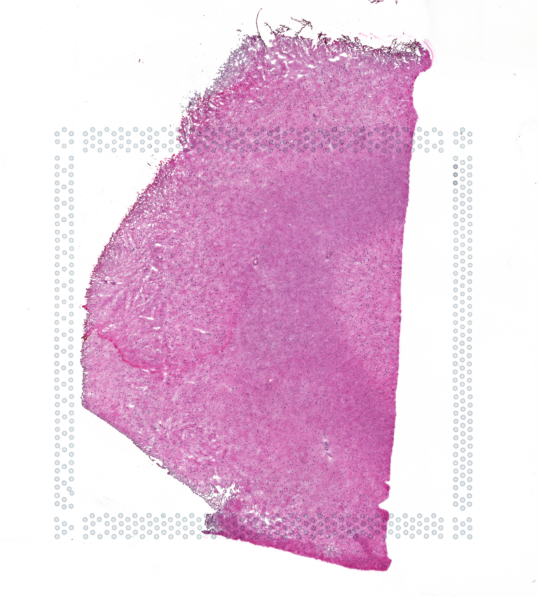
#> input picture images/HC_BN1762_MTG_VisiumST_batch25_rep1.tiff, 542 x 600 px
$ python -i FilterDots_HoughLine.py   (imports and definitions only)
#> lines starting #> are read from the running program, lines starting #| are printed output that depends on the picture; after the words box and inside, x2 and y2 are one past the last pixel; in counts of white or black regions, pixels touching at a corner belong together
import os
import cv2
import numpy as np


def filter_dots_houghline(image_file):
    image = cv2.imread(image_file)
#> image is the input picture: shape (600, 542, 3); mean B, G, R 224.5, 201.8, 233

    gray = cv2.cvtColor(image, cv2.COLOR_BGR2GRAY)
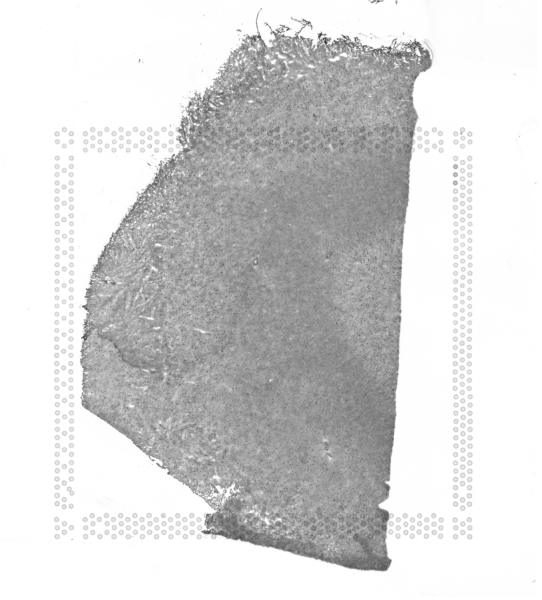
#> gray: shape (600, 542); min 49, max 255, mean 213.7

    # Apply adaptive threshold
    thresh = cv2.adaptiveThreshold(gray, 255, cv2.ADAPTIVE_THRESH_MEAN_C,cv2.THRESH_BINARY, 81, 2)
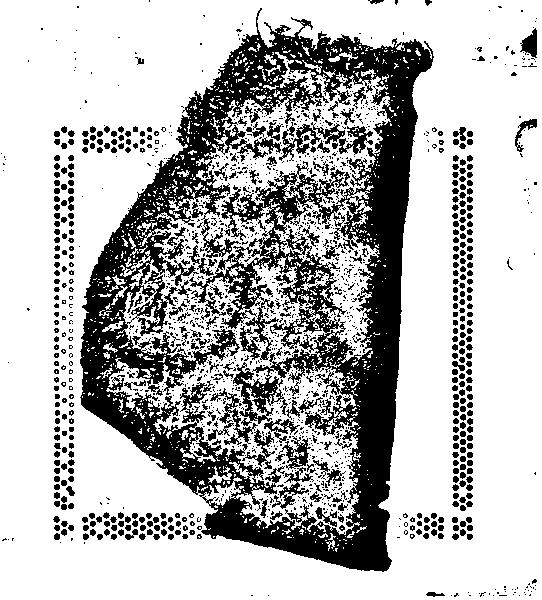
#> thresh: shape (600, 542); 71.9% white; 1584 black regions (1164 under 20 px), largest, box (x1, y1, x2, y2) and area: (80, 8, 434, 572) 69674, (279, 122, 373, 161) 1218, (206, 388, 258, 445) 712

    # 高斯模糊，减少噪声
    """
    增加 sigmaX 可以增加模糊程度，但可能会增加噪声
    增加 ksize 可能增加检测到的圆的数量，可能会导致误检测
    """
    blurred = cv2.GaussianBlur(thresh, (3, 3), 2)
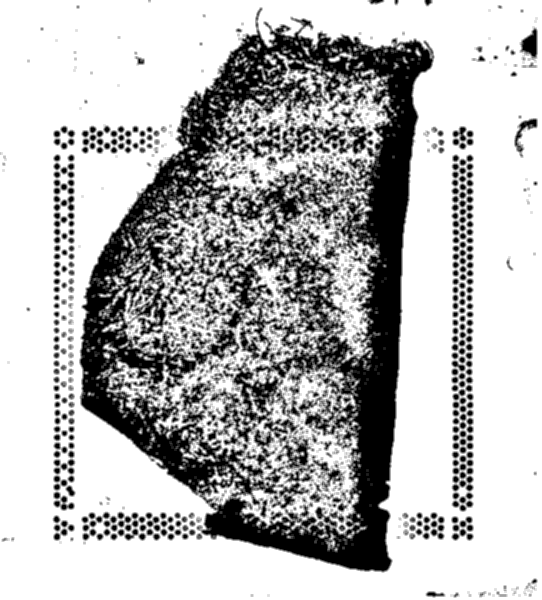
#> blurred: shape (600, 542); min 0, max 255, mean 183.2

    # Detect circles using HoughCircles
    """
    参数调整建议
    如果 检测不到圆：
        降低 param2（如 30 -> 20）。
        增加 minDist，防止过多重复检测。
    如果 检测到了很多误检：
        增加 param2（如 30 -> 50）。
        限制 minRadius 和 maxRadius 以避免非目标圆。

    检测不到 dot frame：
        增大 dp（如 1.2 -> 1.5）
    检测到了很多外部圆：
        减小 dp（如 1.2 -> 0.6）
    """
    circles = cv2.HoughCircles(blurred, cv2.HOUGH_GRADIENT, dp=0.6, minDist=3,param1=50, param2=10, minRadius=0, maxRadius=3)
#> circles = 357 rows, first 8: [56.5, 527.5, 2.4], [63.5, 186.5, 2.4], [63.5, 202.5, 2.4], [63.5, 219.5, 2.4], [63.5, 301.5, 2.4], [63.5, 482.5, 2.4], [99.5, 133.5, 2.4], [99.5, 536.5, 2.4]

    # 确保检测到圆点
    all_circle_points = []
    if circles is not None:
        circles = np.uint16(np.around(circles[0, :]))
#> circles = 357 rows, first 8: [56, 528, 2], [64, 186, 2], [64, 202, 2], [64, 220, 2], [64, 302, 2], [64, 482, 2], [100, 134, 2], [100, 536, 2]
        all_circle_points = [(x, y) for x, y, r in circles]
#> all_circle_points = 357 pairs, first value 4 to 522, second value 6 to 536

    # 创建输出图像
    output = image.copy()
    filtered_points = []

    # 第二步：使用所有检测到的圆点来进行霍夫线变换
    if all_circle_points:
        # 创建一个黑色背景，用于存放圆点
        dot_mask = np.zeros_like(gray)

        # 画出所有检测到的圆点
        for (x, y) in all_circle_points:
            cv2.circle(dot_mask, (x, y), 2, (255, 255, 255), -1)
#> this loop made 357 passes
#> (x, y) on passes 1 to 3: (56, 528), (64, 186), (64, 202)
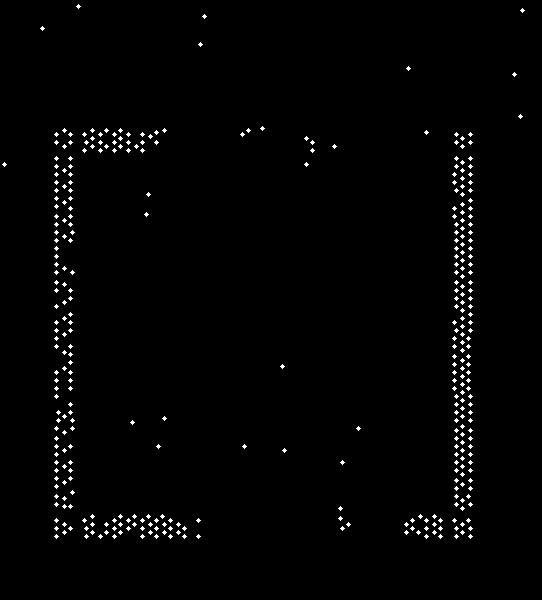
#> dot_mask: shape (600, 542); 1.4% white in thin lines or dots, all inside (x1, y1, x2, y2) = (2, 4, 525, 539)

        # 进行边缘检测
        edges = cv2.Canny(dot_mask, 50, 150, apertureSize=3)
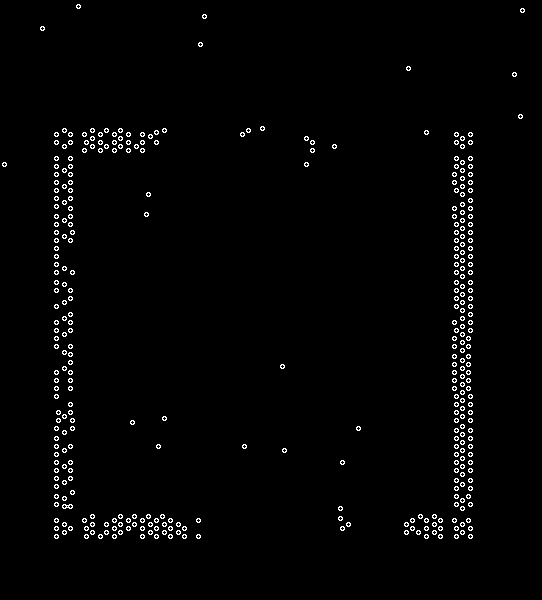
#> edges: shape (600, 542); 1.8% white in thin lines or dots, all inside (x1, y1, x2, y2) = (2, 4, 525, 539)

        # 霍夫线变换
        """
        参数调整建议
        1. rho 和 theta
            rho=1，theta=np.pi/180 适用于大多数情况（像素单位和 1° 分辨率）
            如果检测结果太密集，可以增大 rho 或 theta 以减少噪声。
        2. threshold
            值大（如 100） → 只检测最明显的直线（减少误检）。
            值小（如 20） → 也会检测较弱的直线（可能有噪声）。
        3. minLineLength
            这个值控制最短要检测的直线长度，防止碎片化。
            例如：在 Visium dot frame 上，你可以调大（如 100），避免检测短的噪声线段。
        4. maxLineGap
            允许断续的线段连接，适用于点阵结构。
            如果线条断裂但应该连在一起，可以适当增大，比如 20。
        """
        lines = cv2.HoughLinesP(edges, rho=1, theta=np.pi/180, threshold=20, minLineLength=10, maxLineGap=20)
#> lines = 104 rows, first 6: [463, 534, 463, 136], [469, 538, 469, 132], [461, 534, 461, 136], [455, 538, 455, 132], [55, 538, 55, 426], [57, 348, 57, 132]

        # 存储检测到的直线
        frame_lines = []
        if lines is not None:
            for line in lines:
                x1, y1, x2, y2 = line[0]
                frame_lines.append([(x1, y1), (x2, y2)])
                cv2.line(output, (x1, y1), (x2, y2), (0, 255, 0), 2)  # 绿色线条
#> this loop made 104 passes
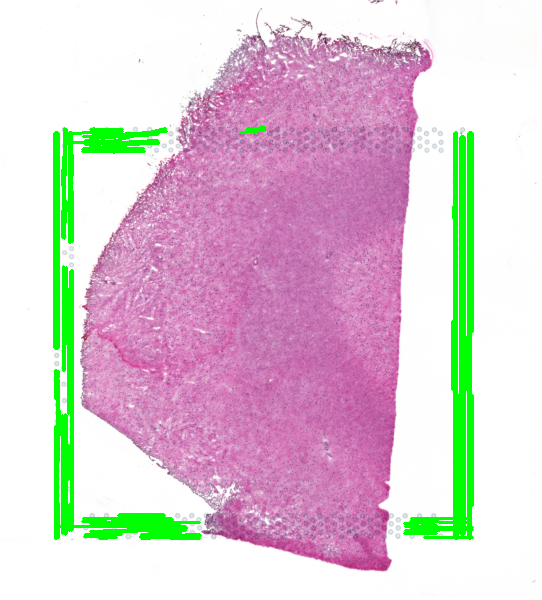
#> output: shape (600, 542, 3); 5.97% of pixels changed, all inside (x1, y1, x2, y2) = (53, 126, 474, 540)
#> after the loop, frame_lines = 104 items

        # **寻找四边形框架**
        frame_points = np.array(all_circle_points)
#> frame_points has the same summary as all_circle_points
        x_min, y_min = np.min(frame_points, axis=0)
#> x_min = 4; y_min = 6
        x_max, y_max = np.max(frame_points, axis=0)
#> x_max = 522; y_max = 536

        # **第三步：筛选出真正属于 frame 的点**

        for (x, y) in all_circle_points:
            # 计算点到所有霍夫线的最小距离
            min_dist = float("inf")
            closest_segment = None

            for (x1, y1), (x2, y2) in frame_lines:
                # 计算点到直线的垂直距离
                distance = abs((y2 - y1) * x - (x2 - x1) * y + x2 * y1 - y2 * x1) / \
                           np.sqrt((y2 - y1) ** 2 + (x2 - x1) ** 2)

                # 记录最近的线段
                if distance < min_dist:
                    min_dist = distance
                    closest_segment = [(x1, y1), (x2, y2)]

            # 约束 1：点必须在外接矩形内（避免远离 frame 的点被误识别）
            if not (x_min <= x <= x_max and y_min <= y <= y_max):
                continue  # 直接跳过这个点

            # 约束 2：点可以在线段上，也可以稍微超出线段（frame 上）
            if closest_segment:
                x1, y1 = closest_segment[0]
                x2, y2 = closest_segment[1]

                # 计算点在线段的投影
                dot_product = (x - x1) * (x2 - x1) + (y - y1) * (y2 - y1)
                segment_length_sq = (x2 - x1) ** 2 + (y2 - y1) ** 2

                # 允许点在线段的外部延长线上 **但误差要小**
                if -30 <= dot_product <= segment_length_sq + 30:  # 允许稍微超出
                    filtered_points.append((x, y, 3))
                    cv2.circle(output, (x, y), 3, (0, 0, 255), -1)  # 红色点表示保留的点
#> this loop made 357 passes
#> (x, y, x1, y1, x2, y2, dot_product) on passes 1 to 8: (56, 528, 56, 348, 56, 132, -38880), (64, 186, 64, 238, 64, 204, 1768), (64, 202, 64, 238, 64, 204, 1224), (64, 220, 64, 238, 64, 204, 612), (64, 302, 64, 238, 64, 204, -2176), (64, 482, 64, 238, 64, 204, -8296), (100, 134, 83, 136, 166, 131, 1421), (100, 536, 148, 533, 180, 531, -1542)
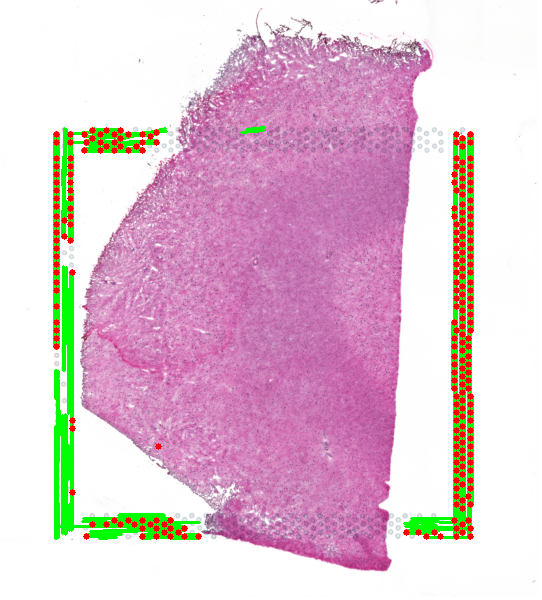
#> output: shape (600, 542, 3); 2.1% of pixels changed, all inside (x1, y1, x2, y2) = (53, 127, 474, 540)

    return filtered_points, output

    # # 显示最终结果
    # cv2.imshow("Filtered Dot Frame", output)
    # cv2.waitKey(0)
    # cv2.destroyAllWindows()

>>> result = filter_dots_houghline('../images/HC_BN1762_MTG_VisiumST_batch25_rep1.tiff')

$ run again, on images/HC_BN1817_MTG_VisiumST_batch14_rep1.tiff
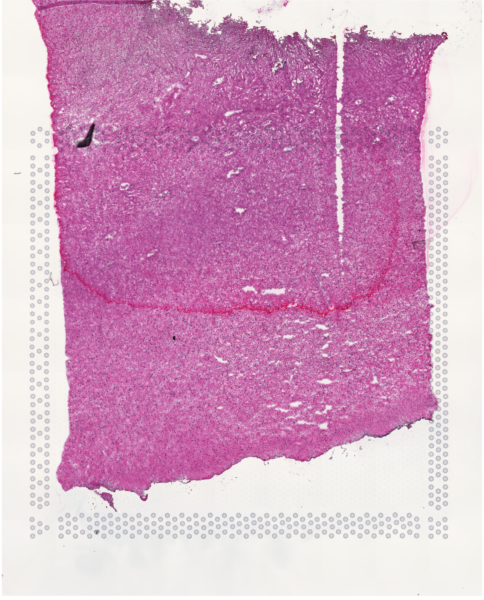
#> input picture images/HC_BN1817_MTG_VisiumST_batch14_rep1.tiff, 484 x 600 px
#> in filter_dots_houghline, image is the input picture: shape (600, 484, 3); mean B, G, R 195.1, 163.2, 211.9
#> in filter_dots_houghline, `thresh = cv2.adaptiveThreshold(gray, 255, cv2.ADAPTIVE_THRESH_MEAN_C,c..`:
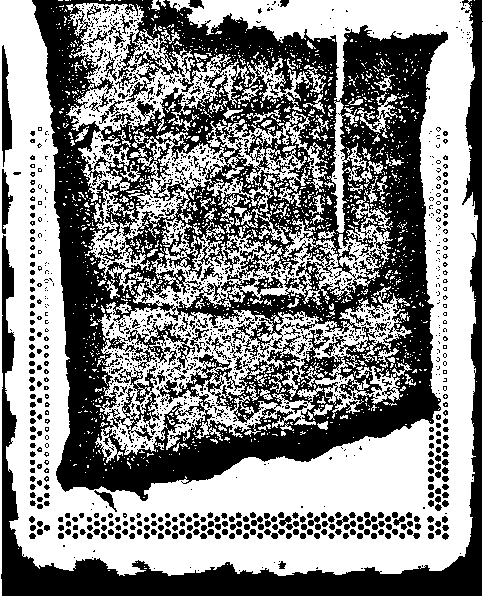
#> thresh: shape (600, 484); 53.4% white; 1412 black regions (1104 under 20 px), largest, box (x1, y1, x2, y2) and area: (32, 0, 448, 501) 97235, (1, 0, 483, 596) 22009, (2, 45, 12, 167) 755
#> in filter_dots_houghline, `circles = cv2.HoughCircles(blurred, cv2.HOUGH_GRADIENT, dp=0.6, minDis..`: circles = 305 rows, first 8: [31.5, 346.5, 2.4], [39.5, 128.5, 2.4], [39.5, 202.5, 2.4], [110.5, 531.5, 2.4], [153.5, 531.5, 2.4], [160.5, 527.5, 2.4], [167.5, 523.5, 2.4], [167.5, 531.5, 2.4]
#> in filter_dots_houghline, `circles = np.uint16(np.around(circles[0, :]))`: circles = 305 rows, first 8: [32, 346, 2], [40, 128, 2], [40, 202, 2], [110, 532, 2], [154, 532, 2], [160, 528, 2], [168, 524, 2], [168, 532, 2]
#> all_circle_points = 305 pairs, first value 32 to 446, second value 10 to 550
#> the loop in filter_dots_houghline, `for (x, y) in all_circle_points:` made 305 passes
#> (x, y) on passes 1 to 3: (32, 346), (40, 128), (40, 202)
#> edges: shape (600, 484); 1.7% white in thin lines or dots, all inside (x1, y1, x2, y2) = (30, 8, 449, 553)
#> lines = 91 rows, first 6: [30, 527, 448, 527], [442, 279, 446, 530], [31, 526, 447, 526], [152, 525, 440, 525], [31, 534, 439, 534], [66, 533, 412, 533]
#> the loop in filter_dots_houghline, `for line in lines:` made 91 passes
#> after the loop in filter_dots_houghline, `for line in lines:`: frame_lines = 91 items
#> frame_points has the same summary as all_circle_points
#> x_min = 32; y_min = 10
#> x_max = 446; y_max = 550
#> the loop in filter_dots_houghline, `for (x, y) in all_circle_points:` made 305 passes
#> (x, y, x1, y1, x2, y2, dot_product) on passes 1 to 8: (32, 346, 32, 282, 32, 254, -1792), (40, 128, 40, 522, 40, 496, 10244), (40, 202, 40, 522, 40, 496, 8320), (110, 532, 66, 532, 412, 532, 15224), (154, 532, 66, 532, 412, 532, 30448), (160, 528, 44, 528, 448, 528, 46864), (168, 524, 152, 524, 440, 524, 4608), (168, 532, 66, 532, 412, 532, 35292)
#> after the loop in filter_dots_houghline, `for (x, y) in all_circle_points:`:
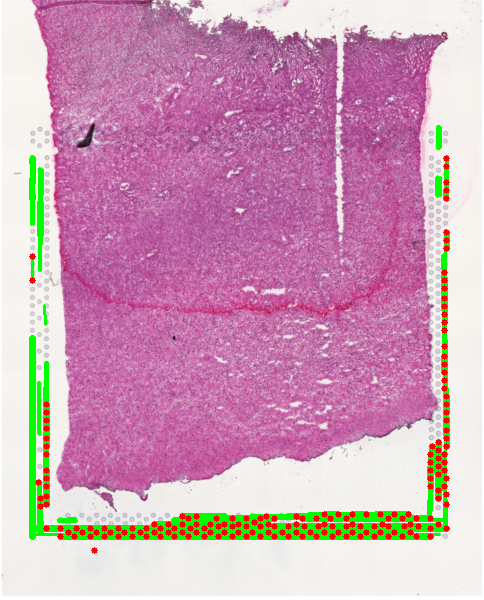
#> output: shape (600, 484, 3); mean B, G, R 182.3, 160.2, 203.9

$ run again, on images/HC_BN1822_MTG_VisiumST_batch21_rep1.tiff
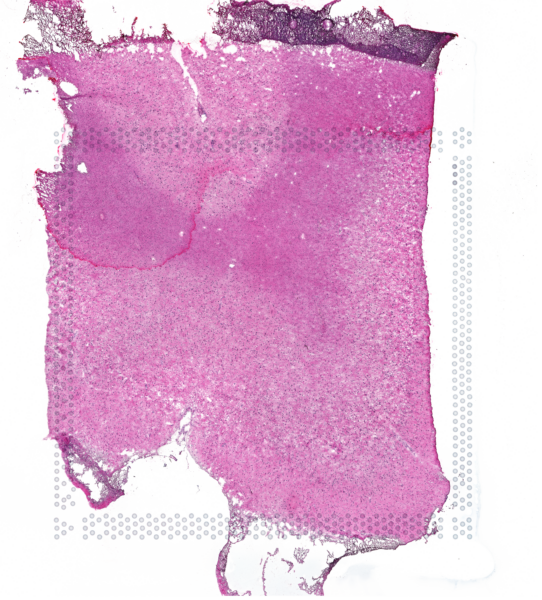
#> input picture images/HC_BN1822_MTG_VisiumST_batch21_rep1.tiff, 542 x 600 px
#> in filter_dots_houghline, image is the input picture: shape (600, 542, 3); mean B, G, R 213.3, 181.3, 225.7
#> in filter_dots_houghline, `thresh = cv2.adaptiveThreshold(gray, 255, cv2.ADAPTIVE_THRESH_MEAN_C,c..`:
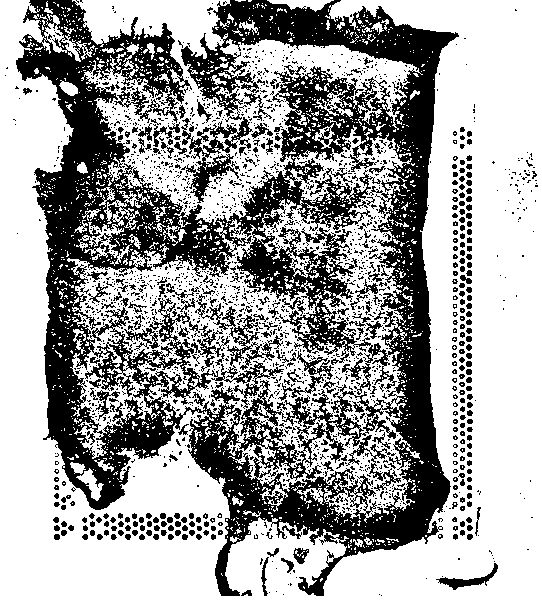
#> thresh: shape (600, 542); 63.8% white; 2048 black regions (1749 under 20 px), largest, box (x1, y1, x2, y2) and area: (16, 0, 459, 596) 96909, (181, 117, 253, 203) 1877, (195, 294, 283, 370) 1180
#> in filter_dots_houghline, `circles = cv2.HoughCircles(blurred, cv2.HOUGH_GRADIENT, dp=0.6, minDis..`: circles = 221 rows, first 8: [63.5, 523.5, 2.4], [98.5, 519.5, 2.4], [120.5, 523.5, 2.4], [127.5, 527.5, 2.4], [127.5, 536.5, 2.4], [177.5, 532.5, 2.4], [184.5, 527.5, 2.4], [198.5, 536.5, 2.4]
#> in filter_dots_houghline, `circles = np.uint16(np.around(circles[0, :]))`: circles = 221 rows, first 8: [64, 524, 2], [98, 520, 2], [120, 524, 2], [128, 528, 2], [128, 536, 2], [178, 532, 2], [184, 528, 2], [198, 536, 2]
#> all_circle_points = 221 pairs, first value 6 to 522, second value 10 to 558
#> the loop in filter_dots_houghline, `for (x, y) in all_circle_points:` made 221 passes
#> (x, y) on passes 1 to 3: (64, 524), (98, 520), (120, 524)
#> edges: shape (600, 542); 1.1% white in thin lines or dots, all inside (x1, y1, x2, y2) = (4, 8, 525, 561)
#> lines = 71 rows, first 6: [469, 464, 469, 132], [466, 199, 468, 133], [463, 418, 463, 406], [470, 464, 470, 132], [461, 304, 461, 136], [460, 147, 460, 137]
#> the loop in filter_dots_houghline, `for line in lines:` made 71 passes
#> after the loop in filter_dots_houghline, `for line in lines:`: frame_lines = 71 items
#> frame_points has the same summary as all_circle_points
#> x_min = 6; y_min = 10
#> x_max = 522; y_max = 558
#> the loop in filter_dots_houghline, `for (x, y) in all_circle_points:` made 221 passes
#> (x, y, x1, y1, x2, y2, dot_product) on passes 1 to 8: (64, 524, 90, 523, 119, 523, -754), (98, 520, 83, 519, 208, 532, 1888), (120, 524, 54, 527, 227, 518, 11445), (128, 528, 54, 535, 65, 534, 821), (128, 536, 143, 534, 228, 521, -1301), (178, 532, 112, 528, 208, 533, 6356), (184, 528, 143, 534, 228, 521, 3563), (198, 536, 62, 533, 214, 536, 20681)
#> after the loop in filter_dots_houghline, `for (x, y) in all_circle_points:`:
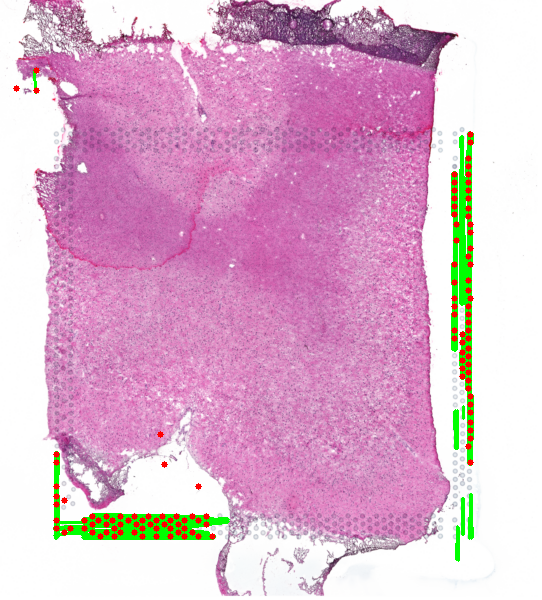
#> output: shape (600, 542, 3); mean B, G, R 206, 179, 221.2

$ run again, on images/HC_BN1842_MTG_VisiumST_batch24_rep1.tiff
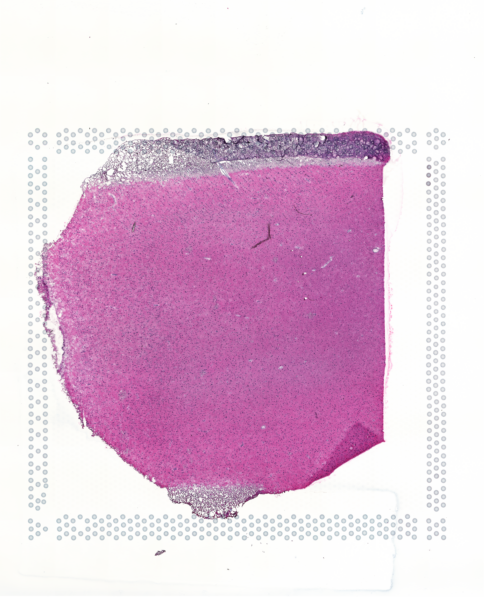
#> input picture images/HC_BN1842_MTG_VisiumST_batch24_rep1.tiff, 484 x 600 px
#> in filter_dots_houghline, image is the input picture: shape (600, 484, 3); mean B, G, R 218.9, 197.5, 227.5
#> thresh: shape (600, 484); 72% white; 1926 black regions (1432 under 20 px), largest, box (x1, y1, x2, y2) and area: (34, 128, 396, 523) 52045, (0, 560, 400, 596) 4177, (132, 325, 201, 387) 1129
#> in filter_dots_houghline, `circles = cv2.HoughCircles(blurred, cv2.HOUGH_GRADIENT, dp=0.6, minDis..`: circles = 397 rows, first 8: [37.5, 401.5, 2.4], [37.5, 450.5, 2.4], [37.5, 467.5, 2.4], [44.5, 175.5, 2.4], [44.5, 232.5, 2.4], [72.5, 134.5, 2.4], [94.5, 138.5, 2.4], [94.5, 524.5, 2.4]
#> in filter_dots_houghline, `circles = np.uint16(np.around(circles[0, :]))`: circles = 397 rows, first 8: [38, 402, 2], [38, 450, 2], [38, 468, 2], [44, 176, 2], [44, 232, 2], [72, 134, 2], [94, 138, 2], [94, 524, 2]
#> all_circle_points = 397 pairs, first value 30 to 462, second value 4 to 592
#> the loop in filter_dots_houghline, `for (x, y) in all_circle_points:` made 397 passes
#> (x, y) on passes 1 to 3: (38, 402), (38, 450), (38, 468)
#> edges: shape (600, 484); 2.2% white in thin lines or dots, all inside (x1, y1, x2, y2) = (28, 2, 465, 595)
#> lines = 112 rows, first 6: [437, 536, 437, 128], [426, 539, 426, 133], [430, 552, 430, 133], [443, 540, 443, 132], [32, 241, 32, 133], [427, 540, 427, 132]
#> the loop in filter_dots_houghline, `for line in lines:` made 112 passes
#> after the loop in filter_dots_houghline, `for line in lines:`: frame_lines = 112 items
#> frame_points has the same summary as all_circle_points
#> x_min = 30; y_min = 4
#> x_max = 462; y_max = 592
#> the loop in filter_dots_houghline, `for (x, y) in all_circle_points:` made 397 passes
#> (x, y, x1, y1, x2, y2, dot_product) on passes 1 to 8: (38, 402, 30, 264, 32, 299, 4846), (38, 450, 37, 535, 39, 400, 11477), (38, 468, 37, 535, 39, 400, 9047), (44, 176, 44, 358, 44, 338, 3640), (44, 232, 44, 358, 44, 338, 2520), (72, 134, 128, 135, 146, 135, -1008), (94, 138, 43, 140, 68, 139, 1277), (94, 524, 296, 524, 410, 524, -23028)
#> after the loop in filter_dots_houghline, `for (x, y) in all_circle_points:`:
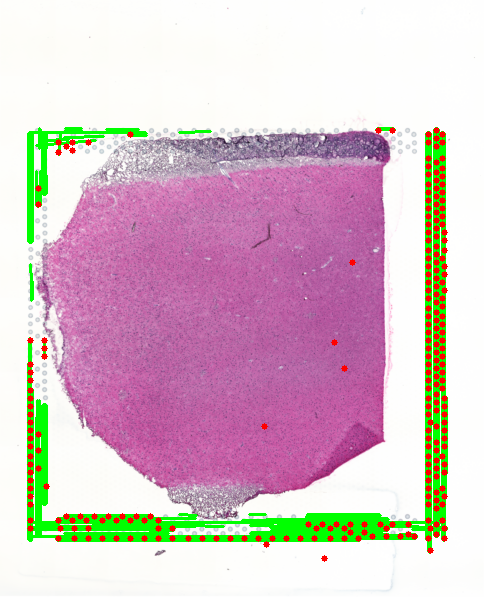
#> output: shape (600, 484, 3); mean B, G, R 200.3, 192.5, 215.3
